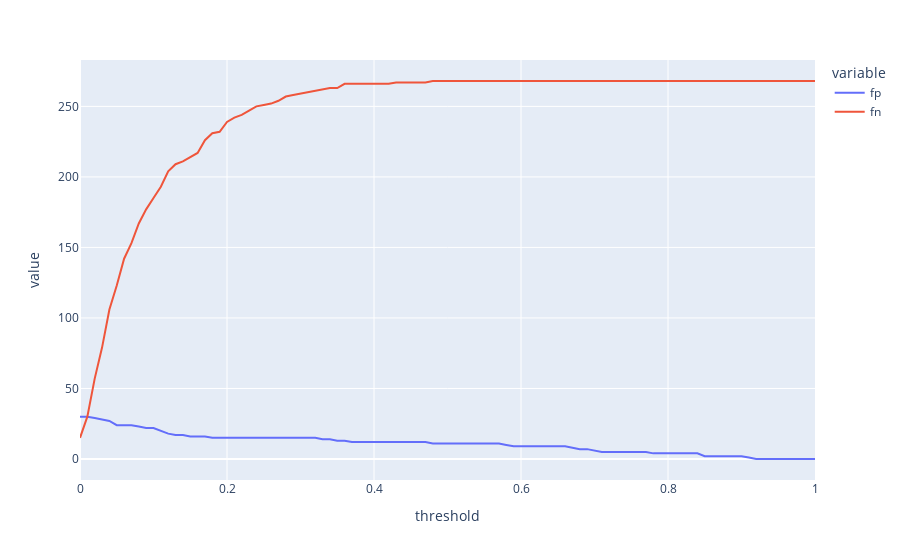

Notebook code for this chart:
### Code cell
fig = px.line(df_all_score, x="threshold", y=["fp","fn"])
fig.show()

### Figure 1 — Plotly figure (JSON) as saved in the notebook; plotly's stock layout.template omitted (floating-point values rounded to 4 significant figures)
{"data": [{"hovertemplate": "variable=fp<br>threshold=%{x}<br>value=%{y}<extra></extra>", "legendgroup": "fp", "line": {"color": "#636efa", "dash": "solid"}, "marker": {"symbol": "circle"}, "mode": "lines", "name": "fp", "orientation": "v", "showlegend": true, "type": "scatter", "x": [0, 0.01, 0.02, 0.03, 0.04, 0.05, 0.06, 0.07, 0.08, 0.09, 0.1, 0.11, 0.12, 0.13, 0.14, 0.15, 0.16, 0.17, 0.18, 0.19, 0.2, 0.21, 0.22, 0.23, 0.24, 0.25, 0.26, 0.27, 0.28, 0.29, 0.3, 0.31, 0.32, 0.33, 0.34, 0.35, 0.36, 0.37, 0.38, 0.39, 0.4, 0.41, 0.42, 0.43, 0.44, 0.45, 0.46, 0.47, 0.48, 0.49, 0.5, 0.51, 0.52, 0.53, 0.54, 0.55, 0.56, 0.57, 0.58, 0.59, 0.6, 0.61, 0.62, 0.63, 0.64, 0.65, 0.66, 0.67, 0.68, 0.69, 0.7, 0.71, 0.72, 0.73, 0.74, 0.75, 0.76, 0.77, 0.78, 0.79, 0.8, 0.81, 0.82, 0.83, 0.84, 0.85, 0.86, 0.87, 0.88, 0.89, 0.9, 0.91, 0.92, 0.93, 0.94, 0.95, 0.96, 0.97, 0.98, 0.99, 1], "xaxis": "x", "y": [30, 30, 29, 28, 27, 24, 24, 24, 23, 22, 22, 20, 18, 17, 17, 16, 16, 16, 15, 15, 15, 15, 15, 15, 15, 15, 15, 15, 15, 15, 15, 15, 15, 14, 14, 13, 13, 12, 12, 12, 12, 12, 12, 12, 12, 12, 12, 12, 11, 11, 11, 11, 11, 11, 11, 11, 11, 11, 10, 9, 9, 9, 9, 9, 9, 9, 9, 8, 7, 7, 6, 5, 5, 5, 5, 5, 5, 5, 4, 4, 4, 4, 4, 4, 4, 2, 2, 2, 2, 2, 2, 1, 0, 0, 0, 0, 0, 0, 0, 0, 0], "yaxis": "y"}, {"hovertemplate": "variable=fn<br>threshold=%{x}<br>value=%{y}<extra></extra>", "legendgroup": "fn", "line": {"color": "#EF553B", "dash": "solid"}, "marker": {"symbol": "circle"}, "mode": "lines", "name": "fn", "orientation": "v", "showlegend": true, "type": "scatter", "x": [0, 0.01, 0.02, 0.03, 0.04, 0.05, 0.06, 0.07, 0.08, 0.09, 0.1, 0.11, 0.12, 0.13, 0.14, 0.15, 0.16, 0.17, 0.18, 0.19, 0.2, 0.21, 0.22, 0.23, 0.24, 0.25, 0.26, 0.27, 0.28, 0.29, 0.3, 0.31, 0.32, 0.33, 0.34, 0.35, 0.36, 0.37, 0.38, 0.39, 0.4, 0.41, 0.42, 0.43, 0.44, 0.45, 0.46, 0.47, 0.48, 0.49, 0.5, 0.51, 0.52, 0.53, 0.54, 0.55, 0.56, 0.57, 0.58, 0.59, 0.6, 0.61, 0.62, 0.63, 0.64, 0.65, 0.66, 0.67, 0.68, 0.69, 0.7, 0.71, 0.72, 0.73, 0.74, 0.75, 0.76, 0.77, 0.78, 0.79, 0.8, 0.81, 0.82, 0.83, 0.84, 0.85, 0.86, 0.87, 0.88, 0.89, 0.9, 0.91, 0.92, 0.93, 0.94, 0.95, 0.96, 0.97, 0.98, 0.99, 1], "xaxis": "x", "y": [15, 30, 57, 79, 106, 123, 142, 153, 167, 177, 185, 193, 204, 209, 211, 214, 217, 226, 231, 232, 239, 242, 244, 247, 250, 251, 252, 254, 257, 258, 259, 260, 261, 262, 263, 263, 266, 266, 266, 266, 266, 266, 266, 267, 267, 267, 267, 267, 268, 268, 268, 268, 268, 268, 268, 268, 268, 268, 268, 268, 268, 268, 268, 268, 268, 268, 268, 268, 268, 268, 268, 268, 268, 268, 268, 268, 268, 268, 268, 268, 268, 268, 268, 268, 268, 268, 268, 268, 268, 268, 268, 268, 268, 268, 268, 268, 268, 268, 268, 268, 268], "yaxis": "y"}], "layout": {"legend": {"title": {"text": "variable"}, "tracegroupgap": 0}, "margin": {"t": 60}, "xaxis": {"anchor": "y", "domain": [0, 1], "title": {"text": "threshold"}}, "yaxis": {"anchor": "x", "domain": [0, 1], "title": {"text": "value"}}}}
